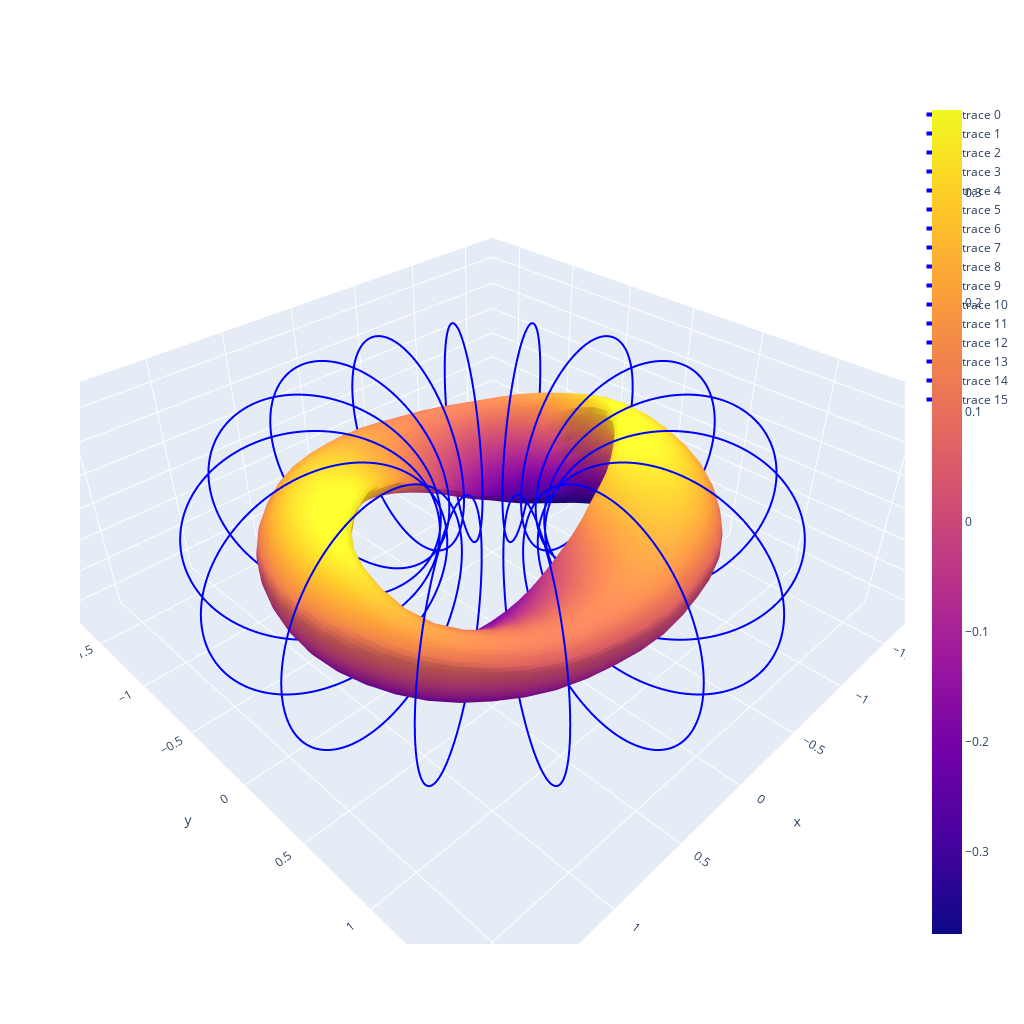

The notebook cell saved with this chart:
### Code cell
""" #%%
from simsopt.geo import CurveXYZFourier

curve = CurveXYZFourier(300,1)
curve.set_dofs([0,0,0,0,1,0,0,0,1])
curve.plot() """

import matplotlib.pyplot as plt
import numpy as np
from simsopt._core import load
from simsopt.geo import plot, MeanSquaredCurvature, CurveSurfaceDistance, CurveCurveDistance, LpCurveCurvature
from simsopt.geo import SurfaceRZFourier, create_equally_spaced_curves, \
    CurveLength, curves_to_vtk, CurveCWSFourier, ArclengthVariation
from simsopt.field import Current, coils_via_symmetries, BiotSavart
from simsopt.objectives import SquaredFlux, QuadraticPenalty
from scipy.optimize import minimize

res = load(f'serial0021326.json')

MAXITER = 600
quadpoints = 300
USE_PRESIM = False
USE_CWS = True

major_R = 1
minor_r = 0.6 #parameter search
ncoils = 4
order = 3
nfp_coils = 1
current_0  = 1
current_mult = 1e2
FIX_ONE_CURRENT = False



nphi = 48
ntheta = 48
s = SurfaceRZFourier.from_vmec_input('input', range="full torus", nphi=nphi, ntheta=ntheta)

##creating coils and currents:
#if USE_PRESIM:
#    coils_presim = res[1]
#    surface = res[0][-1]
#    base_curves = [x.curve for x in coils_presim]
#    base_currents = [x.current for x in coils_presim]
#    base_currents[0].fix_all()
#else:
#    base_curves = create_equally_spaced_curves(ncoils, s.nfp, stellsym=True, R0=1, R1=0.6, order=order)
#    base_currents = [Current(current_0) for i in range(ncoils)]
#    if FIX_ONE_CURRENT:
#        base_currents[0].fix_all()

if USE_CWS:
    theta_linspace = np.linspace(0, 1, ntheta, endpoint=True)
    phi_linspace = np.linspace(0, 1, nphi, endpoint=True)
    # currently don't know what this does, most likely only extension away from plasma
    # this could be necessary if the CWS is more complicated and is generated from a stage I 
    # ext_via_normal_factor = 0.2565
    #ext_via_normal_factor = 0.1482   
    #cws.extend_via_normal(ext_via_normal_factor)
    #0.25216216216216214
    # CREATE COIL WINDING SURFACE SURFACE
    cws = SurfaceRZFourier(nfp=nfp_coils,stellsym=True)
    cws.set_rc(0,0,major_R)
    cws.set_rc(major_R,0,minor_r+0.1)
    cws.set_zs(major_R,0,minor_r+0.1)

    # CREATE CURVES + COILS     
    base_curves = []
    for i in range(ncoils):
        curve_cws = CurveCWSFourier(
            mpol=cws.mpol,
            ntor=cws.ntor,
            idofs=cws.x,
            quadpoints=quadpoints,
            order=order,
            nfp=nfp_coils,
            stellsym=cws.stellsym,
        )
        angle = (i + 0.5)*(2 * np.pi)/((2) * s.nfp * ncoils)
        curve_dofs = np.zeros(len(curve_cws.get_dofs()),)
        curve_dofs[0] = 1
        curve_dofs[2*order+2] = 0
        curve_dofs[2*order+3] = angle
        curve_cws.set_dofs(curve_dofs)
        curve_cws.fix(0)
        curve_cws.fix(2*order+2)
        base_curves.append(curve_cws)
    base_currents = [Current(current_0)*current_mult for i in range(ncoils)]
    if FIX_ONE_CURRENT:
        base_currents[0].fix_all()
   


coils = coils_via_symmetries(base_curves, base_currents, nfp_coils*2, True)
curves = [c.curve for c in coils]

fig = plot(coils + [s] , engine="plotly", close=True, show=False)
fig.update_layout(
    autosize=False,
    width=1024,
    height=1024,)
fig.show()

### Figure 1 — Plotly figure (JSON) as saved in the notebook; plotly's stock layout.template omitted (floating-point values rounded to 4 significant figures; data arrays with more than 128 entries replaced by an {"elided": "..."} marker saying what was removed)
{"data": [{"line": {"color": "blue", "width": 4}, "mode": "lines", "type": "scatter3d", "x": {"elided": "301 float values"}, "y": {"elided": "301 float values"}, "z": {"elided": "301 float values"}}, {"line": {"color": "blue", "width": 4}, "mode": "lines", "type": "scatter3d", "x": {"elided": "301 float values"}, "y": {"elided": "301 float values"}, "z": {"elided": "301 float values"}}, {"line": {"color": "blue", "width": 4}, "mode": "lines", "type": "scatter3d", "x": {"elided": "301 float values"}, "y": {"elided": "301 float values"}, "z": {"elided": "301 float values"}}, {"line": {"color": "blue", "width": 4}, "mode": "lines", "type": "scatter3d", "x": {"elided": "301 float values"}, "y": {"elided": "301 float values"}, "z": {"elided": "301 float values"}}, {"line": {"color": "blue", "width": 4}, "mode": "lines", "type": "scatter3d", "x": {"elided": "301 float values"}, "y": {"elided": "301 float values"}, "z": {"elided": "301 float values"}}, {"line": {"color": "blue", "width": 4}, "mode": "lines", "type": "scatter3d", "x": {"elided": "301 float values"}, "y": {"elided": "301 float values"}, "z": {"elided": "301 float values"}}, {"line": {"color": "blue", "width": 4}, "mode": "lines", "type": "scatter3d", "x": {"elided": "301 float values"}, "y": {"elided": "301 float values"}, "z": {"elided": "301 float values"}}, {"line": {"color": "blue", "width": 4}, "mode": "lines", "type": "scatter3d", "x": {"elided": "301 float values"}, "y": {"elided": "301 float values"}, "z": {"elided": "301 float values"}}, {"line": {"color": "blue", "width": 4}, "mode": "lines", "type": "scatter3d", "x": {"elided": "301 float values"}, "y": {"elided": "301 float values"}, "z": {"elided": "301 float values"}}, {"line": {"color": "blue", "width": 4}, "mode": "lines", "type": "scatter3d", "x": {"elided": "301 float values"}, "y": {"elided": "301 float values"}, "z": {"elided": "301 float values"}}, {"line": {"color": "blue", "width": 4}, "mode": "lines", "type": "scatter3d", "x": {"elided": "301 float values"}, "y": {"elided": "301 float values"}, "z": {"elided": "301 float values"}}, {"line": {"color": "blue", "width": 4}, "mode": "lines", "type": "scatter3d", "x": {"elided": "301 float values"}, "y": {"elided": "301 float values"}, "z": {"elided": "301 float values"}}, {"line": {"color": "blue", "width": 4}, "mode": "lines", "type": "scatter3d", "x": {"elided": "301 float values"}, "y": {"elided": "301 float values"}, "z": {"elided": "301 float values"}}, {"line": {"color": "blue", "width": 4}, "mode": "lines", "type": "scatter3d", "x": {"elided": "301 float values"}, "y": {"elided": "301 float values"}, "z": {"elided": "301 float values"}}, {"line": {"color": "blue", "width": 4}, "mode": "lines", "type": "scatter3d", "x": {"elided": "301 float values"}, "y": {"elided": "301 float values"}, "z": {"elided": "301 float values"}}, {"line": {"color": "blue", "width": 4}, "mode": "lines", "type": "scatter3d", "x": {"elided": "301 float values"}, "y": {"elided": "301 float values"}, "z": {"elided": "301 float values"}}, {"type": "surface", "x": {"elided": "49x49 float values"}, "y": {"elided": "49x49 float values"}, "z": {"elided": "49x49 float values"}}], "layout": {"autosize": false, "height": 1024, "scene": {"aspectmode": "data", "aspectratio": {"x": 1.335, "y": 1.335, "z": 0.5607}}, "width": 1024}}
